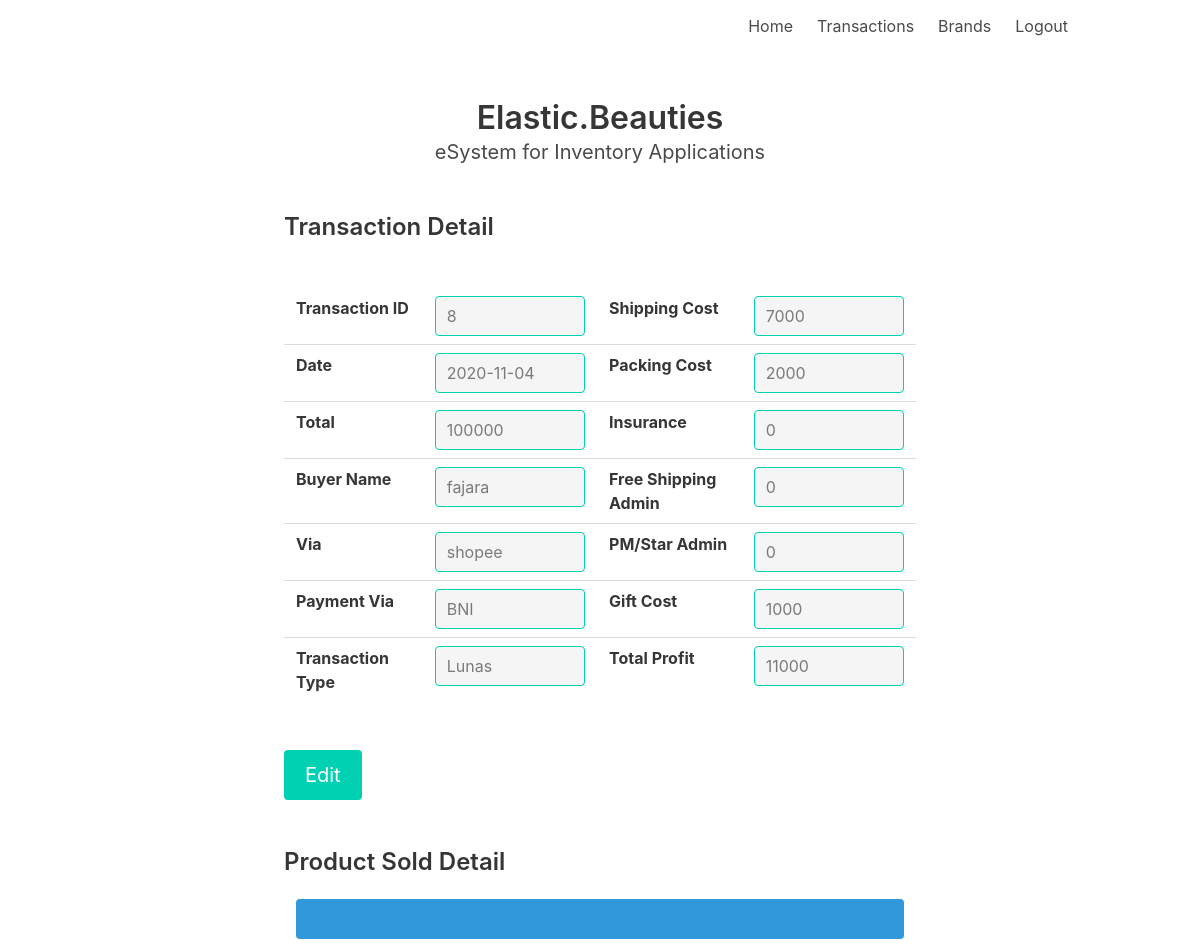
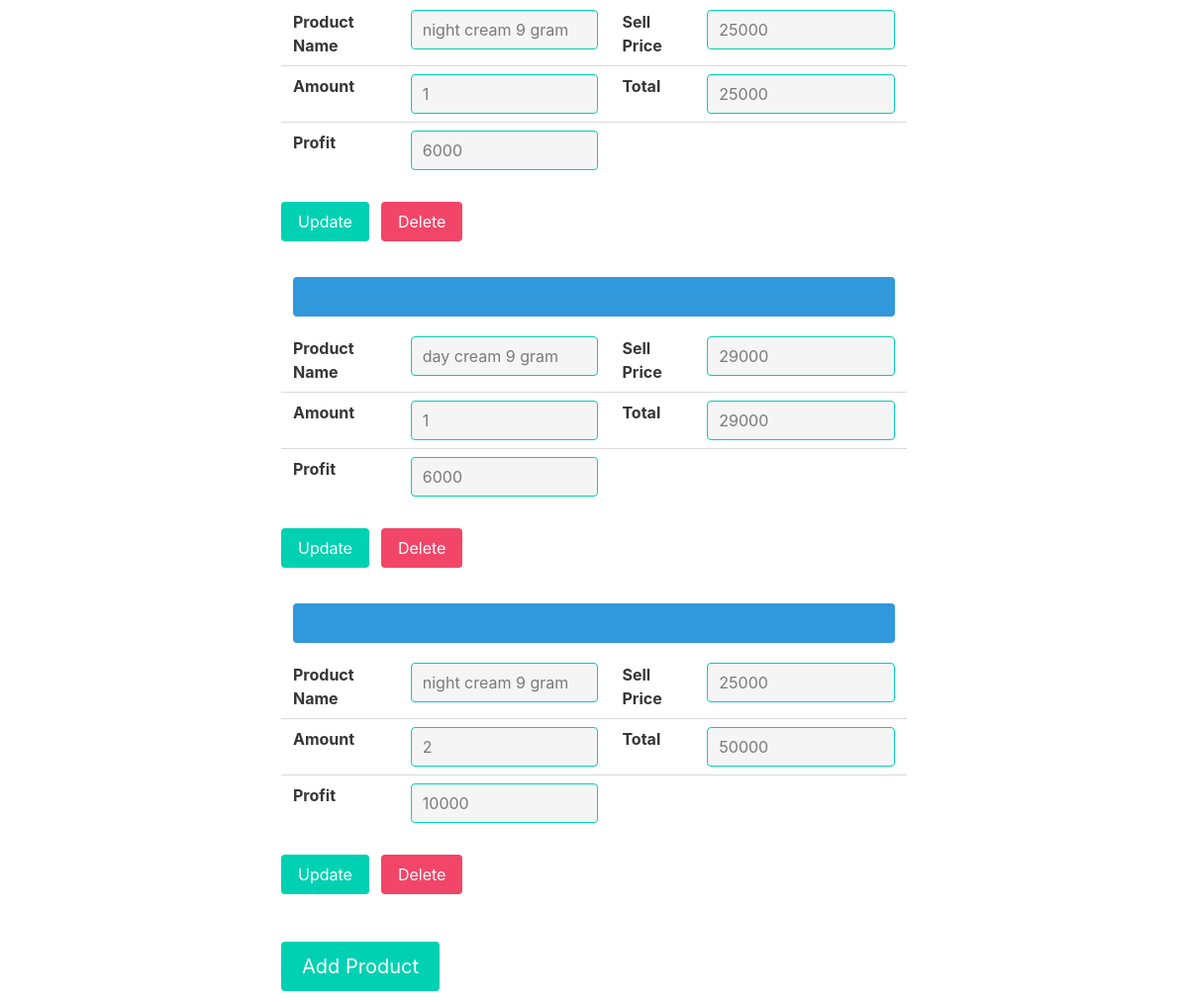
The app's page /transactions_view/8 (signed in), older data (2 pictures, top to bottom).
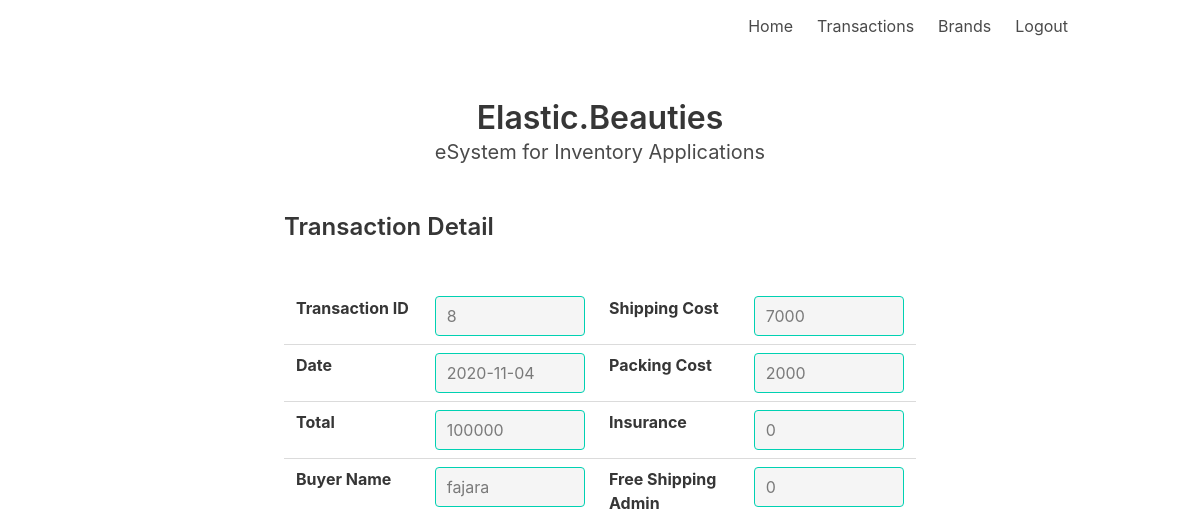
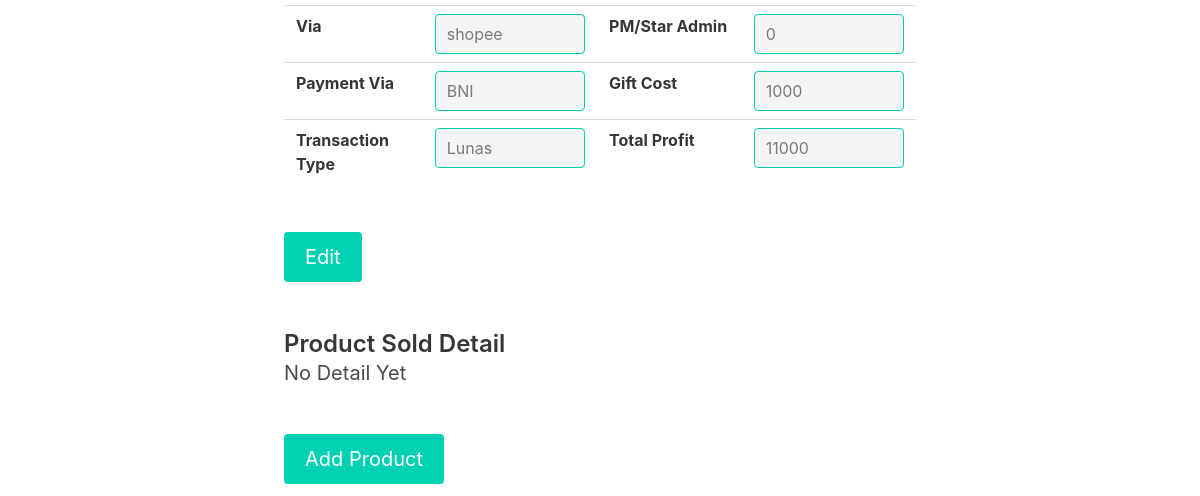
The same page, newer data (2 pictures, top to bottom).
### tables this page shows
CREATE TABLE transactions (
	transaction_id INTEGER NOT NULL PRIMARY KEY AUTOINCREMENT,
	date TEXT,
	total INTEGER,
	buyer_name TEXT,
	via TEXT,
	payment_via TEXT,
	shipping_cost INTEGER,
	packing_cost INTEGER,
	insurance INTEGER,
	free_shipping_admin INTEGER,
	pmstar_admin INTEGER,
	gift_cost INTEGER,
	total_profit INTEGER,
	transaction_type TEXT,
	user_id INTEGER,
	is_deleted INTEGER DEFAULT 0
);

CREATE TABLE transactions_detail (
	transaction_detail_id INTEGER NOT NULL PRIMARY KEY AUTOINCREMENT,
	transaction_id INTEGER,
	product_id TEXT,
	amount INTEGER,
	sell_price INTEGER,
	total INTEGER,
	profit INTEGER
, is_deleted INTEGER DEFAULT 0);

CREATE TABLE products (
	product_id TEXT NOT NULL,
	brand_id TEXT,
	product_name TEXT,
	is_deleted INTEGER DEFAULT 0,
	CONSTRAINT products_UN UNIQUE (product_id)
);

### app/app.py (the view)
@app.route('/transactions_view/<transactionid>')
@flask_login.login_required
def transactions_view(transactionid):
    conn = get_db_connection()
    sql_trans = '''SELECT t.transaction_id,t.date,t.buyer_name,t.via,t.total,t.transaction_type,
                                    t.payment_via,t.shipping_cost,t.packing_cost,t.insurance ,t.free_shipping_admin,
                                    t.pmstar_admin,t.gift_cost,t.total_profit  FROM transactions t where t.transaction_id = {}'''.format(
        transactionid)
    cursor = conn.execute(sql_trans)
    data_trans = cursor.fetchall()[0]
    sql_detail = """
        SELECT td.transaction_detail_id, p.product_name , td.amount, td.sell_price,td.total, td.profit
        from transactions_detail td
        join products p on td.product_id = p.product_id
        where transaction_id  = {} and td.is_deleted = 0
            """.format(transactionid)
    cursor = conn.execute(sql_detail)
    col_names_detail = [description[0] for description in cursor.description]
    data_detail = cursor.fetchall()
    data = {"data_trans": data_trans,
            "data_detail": data_detail,
            "col_names_detail": col_names_detail}
    conn.close()
    return render_template('transactions_view.html', data=data)

### app/app.py (called while the page is built)
@login_manager.user_loader
def user_loader(email):
    conn = get_db_connection()
    users = conn.execute('SELECT * FROM users where email = "{}" limit 1'.format(email)).fetchall()
    if not users:
        return
    username = users[0]['username']
    user = User()
    user.id = email
    user.username = username
    conn.close()
    return user

### app/db.py (called while the page is built)
def get_db_connection():
    conn = sqlite3.connect("../esystem.db")
    conn.row_factory = sqlite3.Row
    return conn

### app/templates/transactions_view.html (shortened to what this page needs)
{% extends "layout_main.html" %}
{% block content %}
<section>
    <div class="container">
        <div class="container">
            <div class="columns">
                <div class="column is-2"></div>
                <div class="column">
                    <h2 class="title is-4 is-bold">Transaction Detail</h2>
                </div>
                <div class="column"></div>
        </div>
            <br>
        <div class="columns">
            <div class="column is-2"></div>
            <div class="column">
                <div class="container">
                    <table class="table">
                        <tr>
                            <td><label class="label">Transaction ID</label></td>
                            <td><input class="input is-primary" type="text" name="transactionid" value="{{ data['data_trans']['transaction_id'] }}" disabled></td>
                            <td><label class="label">Shipping Cost</label></td>
                            <td><input class="input is-primary" type="text" name="shippingcost"  value="{{ data['data_trans']['shipping_cost'] if data != None else 0 }}" disabled></td>
                        </tr>
                        <tr>
                            <td><label class="label">Date</label></td>
                            <td><input class="input is-primary" type="text" name="date" value="{{ data['data_trans']['date'] }}" disabled></td>
                            <td><label class="label">Packing Cost</label></td>
                            <td><input class="input is-primary" type="text" name="packingcost" value="{{ data['data_trans']['packing_cost'] }}" disabled></td>
                        </tr>
                        <tr>
                            <td><label class="label">Total</label></td>
                            <td><input class="input is-primary" type="text" name="total" value="{{ data['data_trans']['total'] }}" disabled></td>
                            <td><label class="label">Insurance</label></td>
                            <td><input class="input is-primary" type="text" name="insurance" value="{{ data['data_trans']['insurance'] }}" disabled></td>
                        </tr>
                        <tr>
                            <td><label class="label">Buyer Name</label></td>
                            <td><input class="input is-primary" type="text" name="buyername" value="{{ data['data_trans']['buyer_name'] }}" disabled></td>
                            <td><label class="label">Free Shipping Admin</label></td>
                            <td><input class="input is-primary" type="text" name="freeshippingadmin" value="{{ data['data_trans']['free_shipping_admin'] }}" disabled></td>
                        </tr>
                        <tr>
                            <td><label class="label">Via</label></td>
                            <td><input class="input is-primary" type="text" name="via" value="{{ data['data_trans']['via'] }}" disabled></td>
                            <td><label class="label">PM/Star Admin</label></td>
                            <td><input class="input is-primary" type="text" name="pmstaradmin" value="{{ data['data_trans']['pmstar_admin'] }}" disabled></td>
                        </tr>
                        <tr>
                            <td><label class="label">Payment Via</label></td>
                            <td><input class="input is-primary" type="text" name="paymentvia" value="{{ data['data_trans']['payment_via'] }}" disabled></td>
                            <td><label class="label">Gift Cost</label></td>
                            <td><input class="input is-primary" type="text" name="giftcost" value="{{ data['data_trans']['gift_cost'] }}" disabled></td>
                        </tr>
                        <tr>
                            <td><label class="label">Transaction Type</label></td>
                            <td><input class="input is-primary" type="text" name="transactiontype" value="{{ data['data_trans']['transaction_type'] }}" disabled></td>
                            <td><label class="label">Total Profit</label></td>
                            <td><input class="input is-primary" type="text" name="totalprofit" value="{{ data['data_trans']['total_profit'] }}" disabled></td>
                        </tr>
                    </table>
                </div>
            </div>
            <div class="column is-2"></div>
        </div>
    </div>
    </div>
</section>
<br>
<br>
<section>
    <div class="container">
        <div class="columns">
            <div class="column is-2"></div>
            <div class="column">
                <form method="POST" action="/transactions" class="control">
                    <button class="button is-primary is-medium">Edit</button>
                </form>
            </div>
            <div class="column is-2"></div>
        </div>
    </div>
</section>
<br>
<br>
<section>
    <div class="container">
        <div class="columns">
            <div class="column is-2"></div>
            <div class="column">
                <h2 class="title is-bold is-4">Product Sold Detail</h2>
                {%if not data['data_detail']%}
                <h2 class="subtitle is-bold">No Detail Yet</h2>
                {%endif%}
            </div>
            <div class="column"></div>
        </div>
    </div>
    <div class="container">
        {% for row in data['data_detail'] %}
        <div class="columns">
            <div class="column is-2"></div>
            <div class="column">
                        <div class="container">
                            <div class="tile is-parent">
                              <article class="tile is-child notification is-info">
                              </article>
                            </div>
                            <table class="table">
                                <tr>
                                    <td><label class="label">Product Name</label></td>
                                    <td><input class="input is-primary" type="text" name="productname" value="{{ row['product_name'] }}" disabled></td>
                                    <td><label class="label">Sell Price</label></td>
                                    <td><input class="input is-primary" type="text" name="sellprice" value="{{ row['sell_price'] }}" disabled></td>
                                </tr>
                                <tr>
                                    <td><label class="label">Amount</label></td>
                                    <td><input class="input is-primary" type="text" name="amount" value="{{ row['amount'] }}" disabled></td>
                                    <td><label class="label">Total</label></td>
                                    <td><input class="input is-primary" type="text" name="total" value="{{ row['total'] }}" disabled></td>
                                </tr>
                                <tr>
                                    <td><label class="label">Profit</label></td>
                                    <td><input class="input is-primary" type="text" name="profit" value="{{ row['profit'] }}" disabled></td>
                                    <td></td>
                                    <td>
                                    </td>
                                </tr>
                            </table>
                        </div>
                </div>
            <div class="column is-2"></div>
        </div>
        <div class="columns">
            <div class="column is-2"></div>
            <div class="column is-3">
                <div class="field is-grouped">
                <form method="POST" action="/transaction_detail" class="control">
                    <button class="button is-primary">Update</button>
                </form>
                <form method="POST" action="/transactions_detail_delete" class="control">
                    <button class="button is-danger">Delete</button>
                </form>
                </div>
            </div>
            <div class="column"></div>
        </div>
        {% endfor %}
    </div>
</section>
<br>
<br>
<section>
    <div class="container">
        <div class="columns">
            <div class="column is-2"></div>
            <div class="column">
                <form method="POST" action="/transaction_detail" class="control">
                    <button class="button is-primary is-medium">Add Product</button>
                </form>
            </div>
            <div class="column is-2"></div>
        </div>
    </div>
</section>
{% endblock %}

### app/templates/layout_main.html (shortened to what this page needs)
<!DOCTYPE html>
<html>
<head>
    <link rel= "stylesheet" type= "text/css" href= "{{ url_for('static',filename='css/bulma.css') }}">
</head>
<body>
    <div class="hero-head">
        <nav class="navbar">
            <div class="container">
                    <div class="navbar-end">
                        <a href="{{ url_for('home') }}" class="navbar-item">
                            Home
                        </a>
                        <a href="{{ url_for('transaction_overview') }}" class="navbar-item">
                            Transactions
                        </a>
                        <a href="{{ url_for('brands_overview') }}" class="navbar-item">
                            Brands
                        </a>
                        <a href="{{ url_for('logout') }}" class="navbar-item">
                            Logout
                        </a>
                    </div>
            </div>
        </nav>
    </div>
    <section>
        <div class="hero">
          <div class="hero-body">
            <div class="container has-text-centered">
              <h1 class="title">
                  Elastic.Beauties
              </h1>
              <h2 class="subtitle">
                eSystem for Inventory Applications
              </h2>
            </div>
          </div>
        </div>
    </section>
       {% block content %}
       {% endblock %}
</body>
</html>

Row changes from the older to the newer data that the page shows:
removed transactions_detail: productname "night cream 9 gram", sellprice "25000", amount "1", total "25000", profit "6000"
removed transactions_detail: productname "day cream 9 gram", sellprice "29000", amount "1", total "29000", profit "6000"
removed transactions_detail: productname "night cream 9 gram", sellprice "25000", amount "2", total "50000", profit "10000"
Text that changed along with them:
text now shown: "No Detail Yet"
